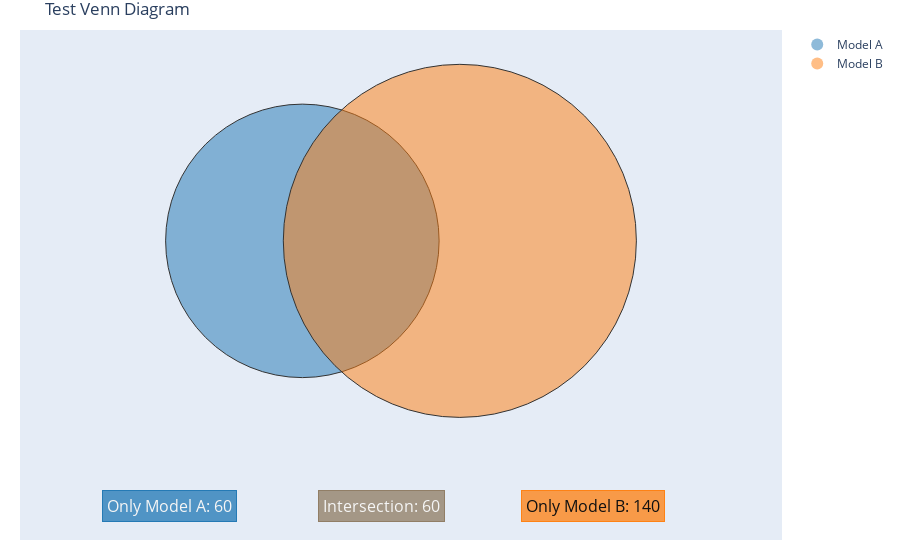

Notebook code for this chart:
### Code cell
venn(120, 200, 60, labels=("Model A", "Model B"), title="Test Venn Diagram", inside=False)

### Figure 1 — Plotly figure (JSON) as saved in the notebook; plotly's stock layout.template omitted (floating-point values rounded to 4 significant figures)
{"data": [{"marker": {"color": "rgba(31,119,180,0.500)", "size": 12}, "mode": "markers", "name": "Model A", "showlegend": true, "type": "scatter", "x": [null], "y": [null]}, {"marker": {"color": "rgba(255,127,14,0.500)", "size": 12}, "mode": "markers", "name": "Model B", "showlegend": true, "type": "scatter", "x": [null], "y": [null]}], "layout": {"annotations": [{"align": "center", "bgcolor": "rgba(31,119,180,0.750)", "bordercolor": "rgba(31,119,180,0.950)", "borderpad": 4, "borderwidth": 1, "font": {"color": "#f5f5f5", "size": 16}, "name": "only_a", "showarrow": false, "text": "Only Model A: 60", "x": -2.16, "xanchor": "center", "y": -2.7, "yanchor": "middle"}, {"align": "center", "bgcolor": "rgba(143,123,97,0.750)", "bordercolor": "rgba(143,123,97,0.950)", "borderpad": 4, "borderwidth": 1, "font": {"color": "#f5f5f5", "size": 16}, "name": "both", "showarrow": false, "text": "Intersection: 60", "x": 0, "xanchor": "center", "y": -2.7, "yanchor": "middle"}, {"align": "center", "bgcolor": "rgba(255,127,14,0.750)", "bordercolor": "rgba(255,127,14,0.950)", "borderpad": 4, "borderwidth": 1, "font": {"color": "#111", "size": 16}, "name": "only_b", "showarrow": false, "text": "Only Model B: 140", "x": 2.16, "xanchor": "center", "y": -2.7, "yanchor": "middle"}], "margin": {"b": 20, "l": 20, "r": 20, "t": 30}, "shapes": [{"fillcolor": "rgba(31,119,180,0.500)", "line": {"color": "#333", "width": 1}, "type": "circle", "x0": -2.197, "x1": 0.5914, "xref": "x", "y0": -1.394, "y1": 1.394, "yref": "y"}, {"fillcolor": "rgba(255,127,14,0.500)", "line": {"color": "#333", "width": 1}, "type": "circle", "x0": -0.9972, "x1": 2.603, "xref": "x", "y0": -1.8, "y1": 1.8, "yref": "y"}], "showlegend": true, "title": {"text": "Test Venn Diagram"}, "xaxis": {"range": [-2.547, 2.953], "visible": false}, "yaxis": {"range": [-3.05, 2.15], "scaleanchor": "x", "scaleratio": 1, "visible": false}}}
